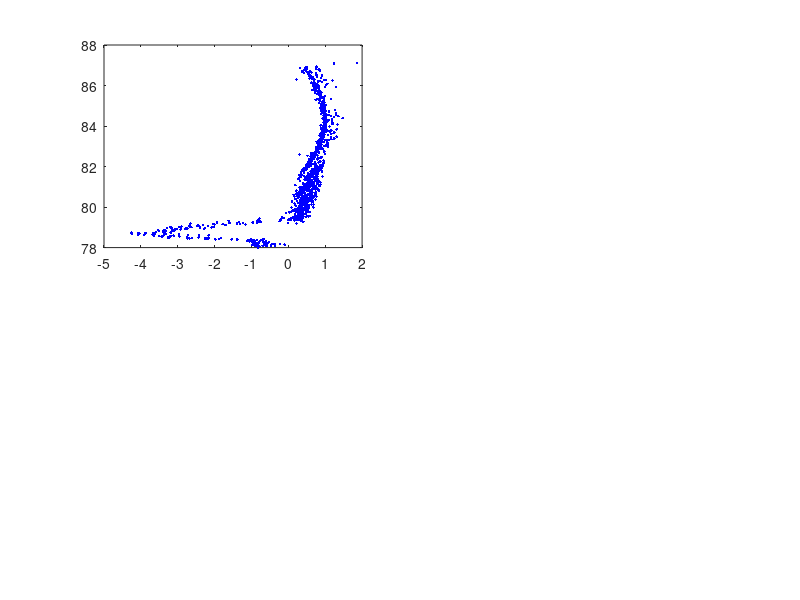

Reproduce this figure in MATLAB. (Note: this script raises an error after producing the figure.)
clc
clear all
close all

%%

load('sat1_6.3kms.mat')
load('sat2_6.7kms.mat')
load('sat3_7.1kms.mat')
load('sat4_7.5kms.mat')

allSat_fragm{1}=sat1;
allSat_fragm{2}=sat2;
allSat_fragm{3}=sat3;
allSat_fragm{4}=sat4;

material_name=["iron" "basaltmax" "minbasalt" "ordchon" "carchon" "granite" "sandstone"];
material_density=[7870.0 2400.0 3100.0 3500.0 2800.0 2750.0 2000.0];
material_meltingheat=[272000.0 400000.0 506000.0 265000.0 265000.0 250000.0 680000.0];
material_color=["g" "b" "c" "r" "m" "k" "y"];

altitude=1:100;
lum_eff = [0.1 0.001];

%% Saves
% % "iron" 1 poly22
% % files(ii).init_alt~=120 && files(ii).init_ang~=1.83
% velAvg=9E3;
% r=0.01;
% H_melt=272000.0;

% % all
% iron
% velAvg=8E3;

% % all
% basaltmax
% velAvg=8E3;
% r=0.05;

% % no 120
% material="minbasalt";
% velAvg=8E3;
% r=0.1;

% % all
% material="iron";
% velAvg=6E3;
% r=0.05;
% H_melt=material_meltingheat(find(material_name==material));

% material="iron";
% velAvg=7.5E3;
% r=0.01;
% H_melt=material_meltingheat(find(material_name==material));
% colorMat=material_color(find(material_name==material));

%% plots
material=["iron" "iron" "iron" "iron"];
% velAvgVEC=[6.3E3 6.7E3 7.1E3 7.5E3];
% rVEC=[0.037 0.015 0.02 0.01];

velAvgVEC=[allSat_fragm{1}(1,5) allSat_fragm{2}(1,5) allSat_fragm{3}(1,5) allSat_fragm{4}(1,5)]*1000;
rVEC=[0.035 0.017 0.02 0.01];

figure
for ii=1:4    
    subplot(2,2,ii)
    plot(allSat_fragm{ii}(:,3),allSat_fragm{ii}(:,2),'.b')
    hold on
    
    velAvg=velAvgVEC(ii);
    r=rVEC(ii);
    H_melt=400000;%material_meltingheat(find(material_name==material(ii)));
    colorMat=material_color(find(material_name==material(ii)));
    
    [rho_air,~,~,~,~,~,~] = atmos(altitude*1000);
    heatCoef=Gauss_HeatCoef(altitude,velAvg/1000,r*100,material);
    mass_rateAvg = heatCoef.*((pi*r^2) .* rho_air' .* (velAvg).^3) ./ (2*H_melt);
    lum_eneAvg = 0.5 .* velAvg.^2 .* mass_rateAvg .* lum_eff;
    lum_eneAvg(lum_eneAvg==0)=nan;
    magAvg = 6.8 - 1.086 * log(lum_eneAvg);
    plot(magAvg(:,1),altitude,'r','Linewidth',1.2)
    plot(magAvg(:,2),altitude,'r--','Linewidth',1.2)
    
    ylim([0 100])
    xlim([-10 10])
    xlabel('Magnitude') 
    ylabel('Altitude [km]')
    set(gca, 'XDir','reverse')
    grid on
    title(['Fragment ' num2str(ii)])
    sgtitle('AMOS Long March 3B Re-entry') %CZ-3B R/B
end

material=["ordchon" "ordchon" "ordchon" "ordchon"];
% velAvgVEC=[6.3E3 6.7E3 7.1E3 7.5E3];
velAvgVEC=[allSat_fragm{1}(1,5) allSat_fragm{2}(1,5) allSat_fragm{3}(1,5) allSat_fragm{4}(1,5)]*1000;

rVEC=[0.06 0.03 0.025 0.01];

figure
for ii=1:4    
    subplot(2,2,ii)
    plot(allSat_fragm{ii}(:,3),allSat_fragm{ii}(:,2),'.b')
    hold on
    
    velAvg=velAvgVEC(ii);
    r=rVEC(ii);
    H_melt=material_meltingheat(find(material_name==material(ii)));
    colorMat=material_color(find(material_name==material(ii)));
    
    [rho_air,~,~,~,~,~,~] = atmos(altitude*1000);
    heatCoef=Gauss_HeatCoef(altitude,velAvg/1000,r*100,material);
    mass_rateAvg = heatCoef.*((pi*r^2) .* rho_air' .* (velAvg).^3) ./ (2*H_melt);
    lum_eneAvg = 0.5 .* velAvg.^2 .* mass_rateAvg .* lum_eff;
    lum_eneAvg(lum_eneAvg==0)=nan;
    magAvg = 6.8 - 1.086 * log(lum_eneAvg);
    plot(magAvg(:,1),altitude,'g','Linewidth',1.2)
    plot(magAvg(:,2),altitude,'g--','Linewidth',1.2)
    
    ylim([0 100])
    xlim([-10 10])
    xlabel('Magnitude') 
    ylabel('Altitude [km]')
    set(gca, 'XDir','reverse')
    grid on
    title(['Fragment ' num2str(ii)])
    sgtitle('AMOS Long March 3B Re-entry - Ordinary Chondrite') %CZ-3B R/B
end

% load('meteorMass.mat')
% posit5=72;
% heatCoef=Gauss_HeatCoef(files(posit5).alt,files(posit5).init_vel,files(posit5).init_size,files(posit5).material);

% for ii=1:4    
%     subplot(2,2,ii)
%     plot(allSat_fragm{ii}(:,3),allSat_fragm{ii}(:,2),'.b')
%     hold on
% %     plot(files(posit5).mag(:,1),files(posit5).alt,'Linewidth',1.2)
% %     plot(files(posit5).mag(:,2),files(posit5).alt,'--','Linewidth',1.2)
% 
%     velAvg=velAvgVEC(ii);
%     r=rVEC(ii);
%     H_melt=material_meltingheat(find(material_name==material(ii)));
%     colorMat=material_color(find(material_name==material(ii)));
%     
%     [rho_air,~,~,~,~,~,~] = atmos(altitude*1000);
%     heatCoef=Gauss_HeatCoef(altitude,velAvg/1000,r*100,material);
%     mass_rateAvg = heatCoef.*((pi*r^2) .* rho_air' .* (velAvg).^3) ./ (2*H_melt);
%     lum_eneAvg = 0.5 .* velAvg.^2 .* mass_rateAvg .* lum_eff;
%     lum_eneAvg(lum_eneAvg==0)=nan;
%     magAvg = 6.8 - 1.086 * log(lum_eneAvg);
%     plot(magAvg(:,1),altitude,colorMat,'Linewidth',1.2)
%     plot(magAvg(:,2),altitude,append(colorMat,'--'),'Linewidth',1.2)
% %     
% %     mass_rateAvg = files(posit5).heat_transf_coef.*(files(posit5).crosSec .* files(posit5).rho_air .* (files(posit5).vel).^3) ./ (2*files(posit5).Hmelt);
% %     lum_eneAvg = 0.5 .* files(posit5).vel.^2 .* mass_rateAvg .* lum_eff ;
% %     lum_eneAvg(lum_eneAvg==0)=nan;
% %     magAvg = 6.8 - 1.086 * log(lum_eneAvg);    
% %     plot(magAvg(:,1),files(posit5).alt,'r','Linewidth',1.2)
% %     plot(magAvg(:,2),files(posit5).alt,'r--','Linewidth',1.2)
%     
% %     mass_rateAvg = files(posit5).heat_transf_coef.*(files(posit5).crosSec .* files(posit5).rho_air .* (velAvg).^3) ./ (2*files(posit5).Hmelt);
% %     lum_eneAvg = 0.5 .* velAvg.^2 .* mass_rateAvg .* lum_eff ;
% %     lum_eneAvg(lum_eneAvg==0)=nan;
% %     magAvg = 6.8 - 1.086 * log(lum_eneAvg);    
% %     plot(magAvg(:,1),files(posit5).alt,'r','Linewidth',1.2)
% %     plot(magAvg(:,2),files(posit5).alt,'r--','Linewidth',1.2)
%     
% %     mass_rateAvg = files(posit5).coef_gauss_avg.*(crosSecAvg .* rho_airAvg .* (velAvg).^3) ./ (2*files(ii).Hmelt);
% %     lum_eneAvg = 0.5 .* velAvg.^2 .* mass_rateAvg .* lum_eff ;
% %     lum_eneAvg(lum_eneAvg==0)=nan;
% %     magAvg = 6.8 - 1.086 * log(lum_eneAvg);
% % 
% %     plot(magAvg(:,1),altitude,'r','Linewidth',1.2)
% %     plot(magAvg(:,2),altitude,'r--','Linewidth',1.2)
%     
%     ylim([0 100])
%     xlim([-10 10])
%     xlabel('Magnitude') 
%     ylabel('Altitude [km]')
%     set(gca, 'XDir','reverse')
%     grid on
%     title(['Frafgment ' num2str(ii)])
%     sgtitle('Long March 3B Re-entry') %CZ-3B R/B
% end
% 
